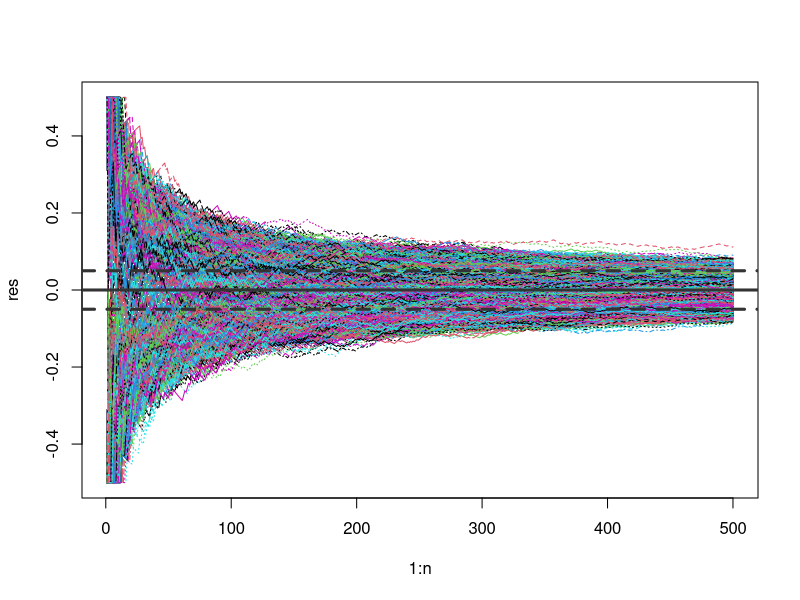
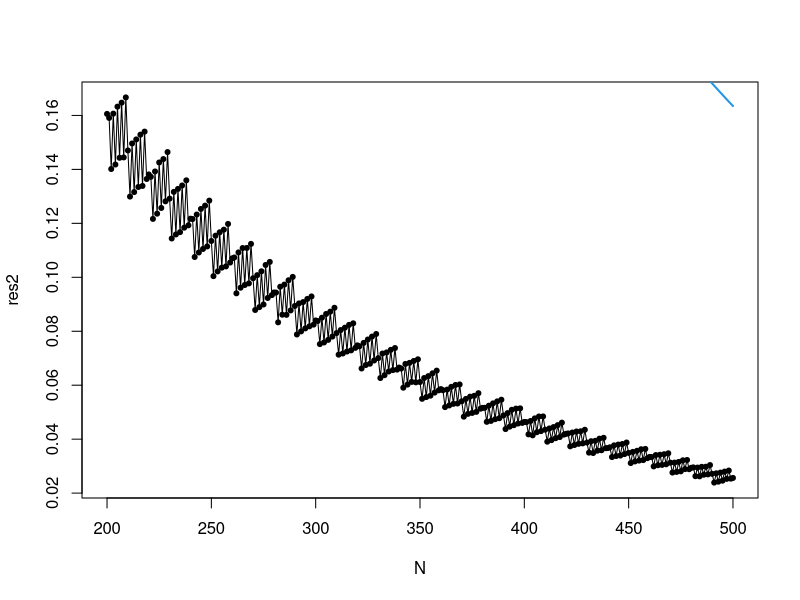

Here is the R script that generated these plots, in order:
library(magrittr)
set.seed(1234)

eps <- .05
# n <- 5e3
n <- 500
m <- 5e4
p <- .5
res <- replicate(m, {
  X <- sample(0:1, n, prob = c(1-p, p), rep = T)
  (cumsum(X)/(1:n)) - p
})

matplot(1:n, res, type = "l")
abline(h = 0, col = "grey20", lwd = 3)
abline(h = c(-eps,eps), col = "grey20", lwd = 3, lty = 2)


# -------------------------------------------------------------------------

N <- 200:500

res2 <- apply(res, 1, \(x) mean(abs(x)> eps)) %>% 
  .[N]

plot(x = N, res2, type = "o", pch = 20)
curve(p*(1-p)/x/eps^2, add =T, col = 4, lwd = 2)
curve(1/x, add = T, col = 2, lwd = 2, n = 1001)

hmas <- function(eps) (p+eps)*log((p+eps)/p)+(1-p-eps)*log((1-p-eps)/(1-p))
bernstein <- function(n, eps) exp(-n*hmas(eps)) + exp(-n*hmas(-eps))
exp2 <- function(n, eps) exp(-n^2*hmas(eps)) + exp(-n^2*hmas(-eps))
curve(bernstein(x,eps), add = T, col = 4, lwd = 2, n = 1001)
curve(exp2(x,eps), add = T, col = 4, lwd = 2, n = 1001)
# -------------------------------------------------------------------------


